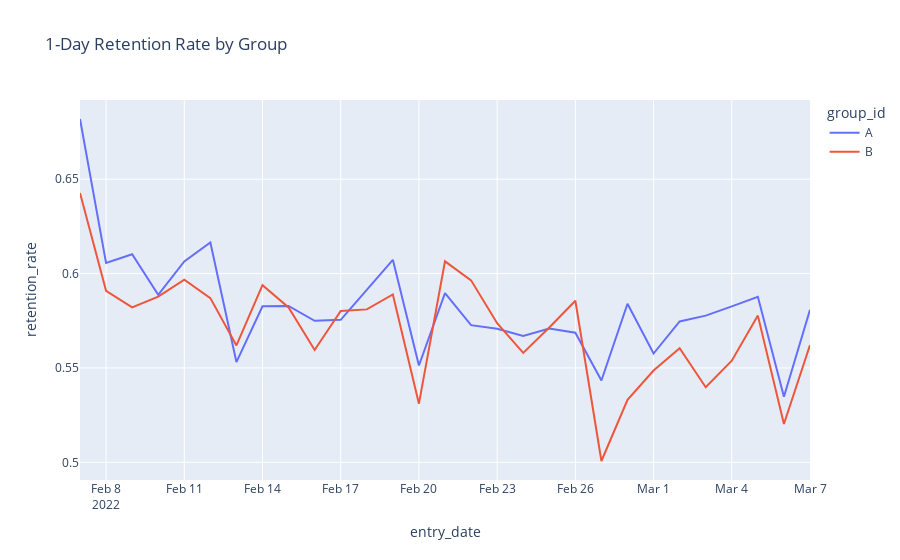

The notebook cell saved with this chart:
### Markdown cell above
Group B users played significantly less levels than A. In both groups, ios players have higher level progresion.

Now, we will investigate retention rate for 1 day

### Code cell
retention_query = """
WITH test_entries AS (
  SELECT
    user_id,
    group_id,
    DATE(test_entry_timestamp) AS entry_date
  FROM `casedreamgames.case_db.q2_table_ab_test_enter`
),
one_day_sessions AS (
  SELECT DISTINCT
    user_id,
    DATE(event_timestamp) AS session_date
  FROM `casedreamgames.case_db.q2_table_ab_test_session`
)
SELECT
  te.entry_date,
  te.group_id,
  COUNT(DISTINCT te.user_id) AS total_users,
  COUNT(DISTINCT CASE 
                   WHEN ods.session_date = DATE_ADD(te.entry_date, INTERVAL 1 DAY) 
                   THEN te.user_id 
                 END) AS retained_users,
  COUNT(DISTINCT CASE 
                   WHEN ods.session_date = DATE_ADD(te.entry_date, INTERVAL 1 DAY) 
                   THEN te.user_id 
                 END) * 1.0 / COUNT(DISTINCT te.user_id) AS retention_rate
FROM test_entries te
LEFT JOIN one_day_sessions ods
  ON te.user_id = ods.user_id 
GROUP BY te.entry_date, te.group_id
ORDER BY te.entry_date, te.group_id;
"""

df_retention = client.query(retention_query).result().to_dataframe()

import plotly.express as px


fig = px.line(df_retention, x='entry_date', y='retention_rate', color='group_id', title='1-Day Retention Rate by Group')
fig.show()
print("1-Day Retention Rate by Group: Descriptive Statistics")

df_retention.groupby('group_id')['retention_rate'].describe()

### Figure 1 — Plotly figure (JSON) as saved in the notebook; plotly's stock layout.template omitted (floating-point values rounded to 4 significant figures)
{"data": [{"hovertemplate": "group_id=A<br>entry_date=%{x}<br>retention_rate=%{y}<extra></extra>", "legendgroup": "A", "line": {"color": "#636efa", "dash": "solid"}, "marker": {"symbol": "circle"}, "mode": "lines", "name": "A", "orientation": "v", "showlegend": true, "type": "scatter", "x": ["2022-02-07", "2022-02-08", "2022-02-09", "2022-02-10", "2022-02-11", "2022-02-12", "2022-02-13", "2022-02-14", "2022-02-15", "2022-02-16", "2022-02-17", "2022-02-18", "2022-02-19", "2022-02-20", "2022-02-21", "2022-02-22", "2022-02-23", "2022-02-24", "2022-02-25", "2022-02-26", "2022-02-27", "2022-02-28", "2022-03-01", "2022-03-02", "2022-03-03", "2022-03-04", "2022-03-05", "2022-03-06", "2022-03-07"], "xaxis": "x", "y": [0.6819, 0.6057, 0.6102, 0.5887, 0.6064, 0.6165, 0.5531, 0.5827, 0.5829, 0.575, 0.5755, 0.5916, 0.6073, 0.5513, 0.5897, 0.5727, 0.5708, 0.567, 0.5708, 0.5686, 0.5434, 0.584, 0.5576, 0.5747, 0.5777, 0.5826, 0.5877, 0.5347, 0.5808], "yaxis": "y"}, {"hovertemplate": "group_id=B<br>entry_date=%{x}<br>retention_rate=%{y}<extra></extra>", "legendgroup": "B", "line": {"color": "#EF553B", "dash": "solid"}, "marker": {"symbol": "circle"}, "mode": "lines", "name": "B", "orientation": "v", "showlegend": true, "type": "scatter", "x": ["2022-02-07", "2022-02-08", "2022-02-09", "2022-02-10", "2022-02-11", "2022-02-12", "2022-02-13", "2022-02-14", "2022-02-15", "2022-02-16", "2022-02-17", "2022-02-18", "2022-02-19", "2022-02-20", "2022-02-21", "2022-02-22", "2022-02-23", "2022-02-24", "2022-02-25", "2022-02-26", "2022-02-27", "2022-02-28", "2022-03-01", "2022-03-02", "2022-03-03", "2022-03-04", "2022-03-05", "2022-03-06", "2022-03-07"], "xaxis": "x", "y": [0.6427, 0.5909, 0.5821, 0.5878, 0.5968, 0.587, 0.5619, 0.5939, 0.5821, 0.5595, 0.5802, 0.581, 0.5889, 0.5311, 0.6065, 0.5964, 0.5737, 0.558, 0.5714, 0.5856, 0.5007, 0.5331, 0.5487, 0.5604, 0.5398, 0.5538, 0.5777, 0.5203, 0.5621], "yaxis": "y"}], "layout": {"legend": {"title": {"text": "group_id"}, "tracegroupgap": 0}, "title": {"text": "1-Day Retention Rate by Group"}, "xaxis": {"anchor": "y", "domain": [0, 1], "title": {"text": "entry_date"}}, "yaxis": {"anchor": "x", "domain": [0, 1], "title": {"text": "retention_rate"}}}}
